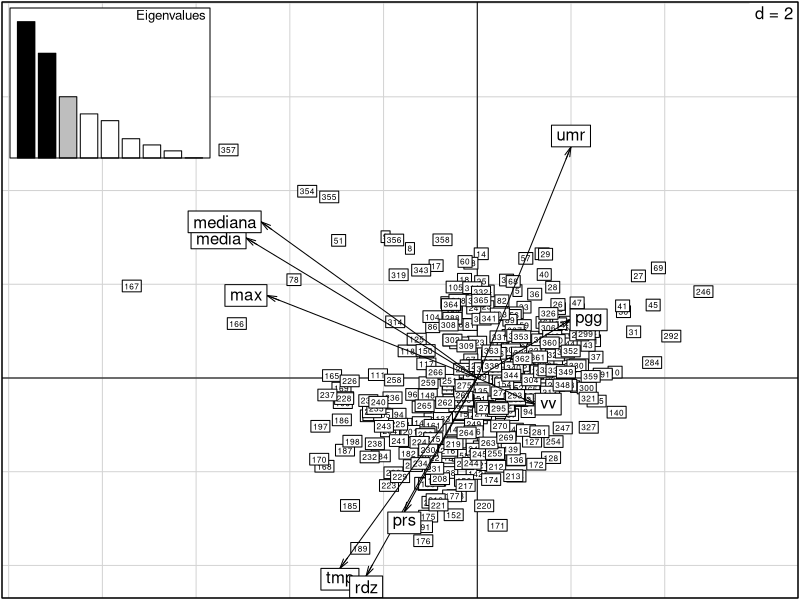
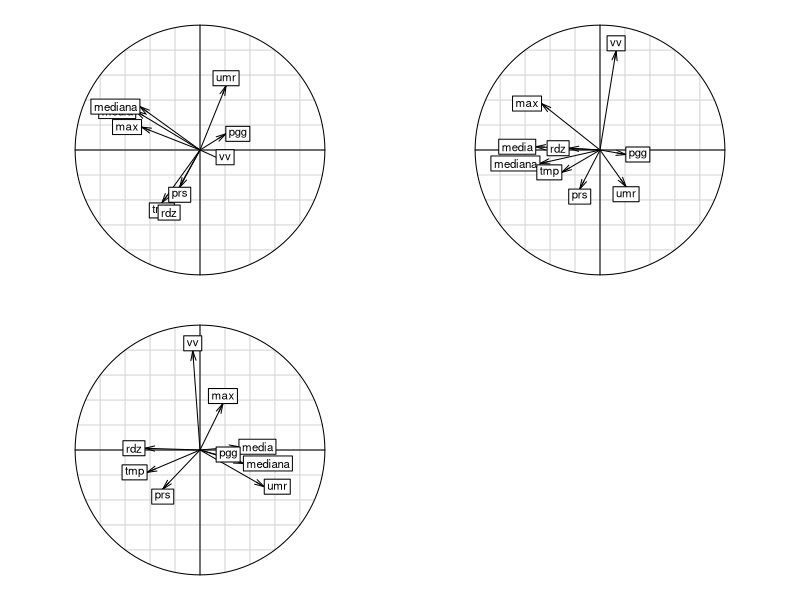
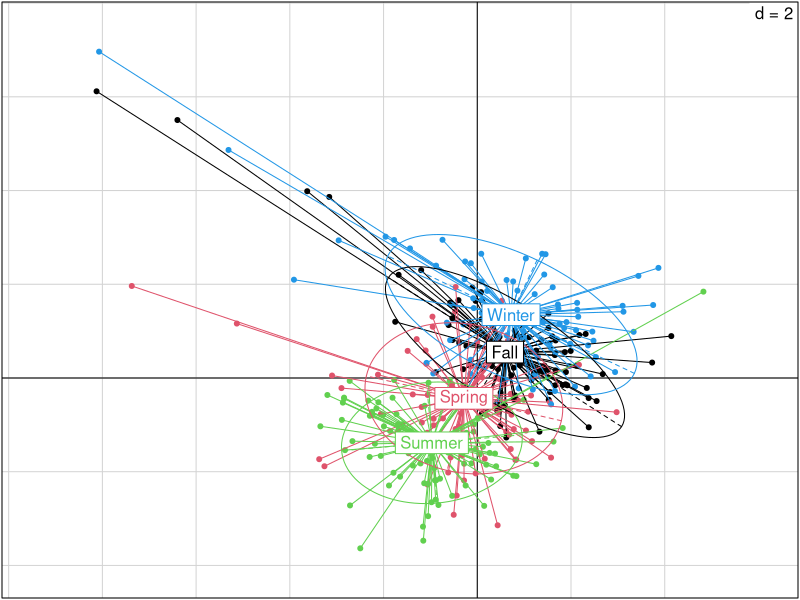
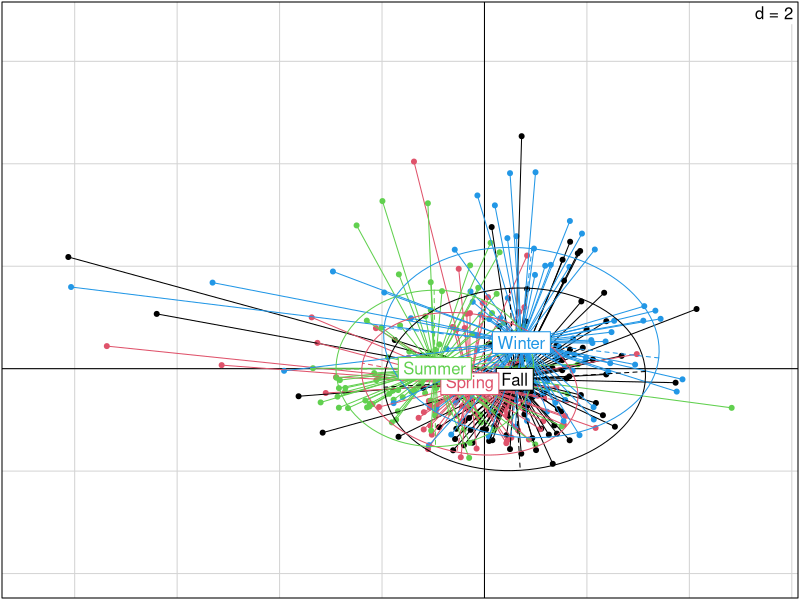
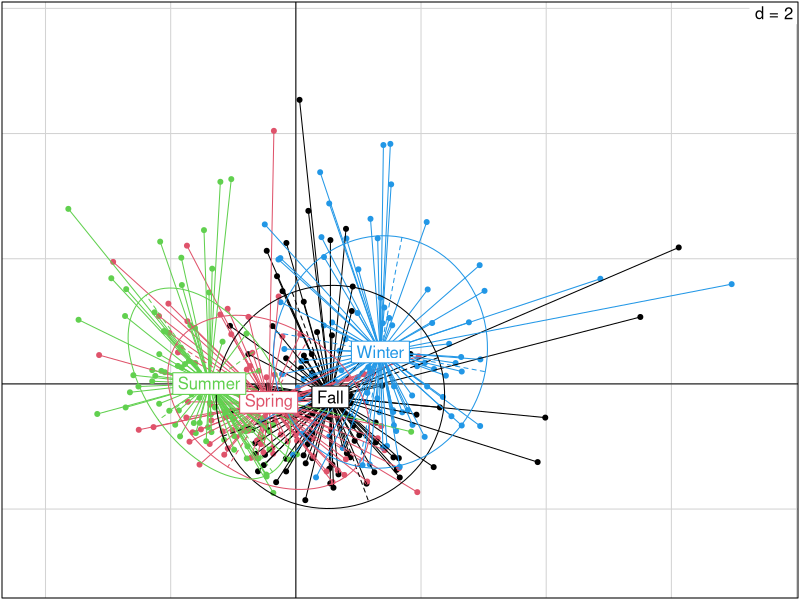
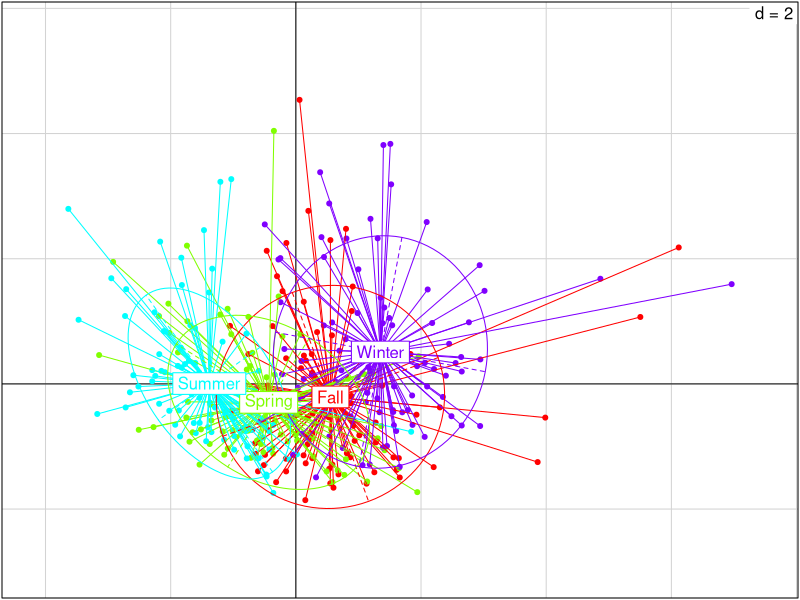
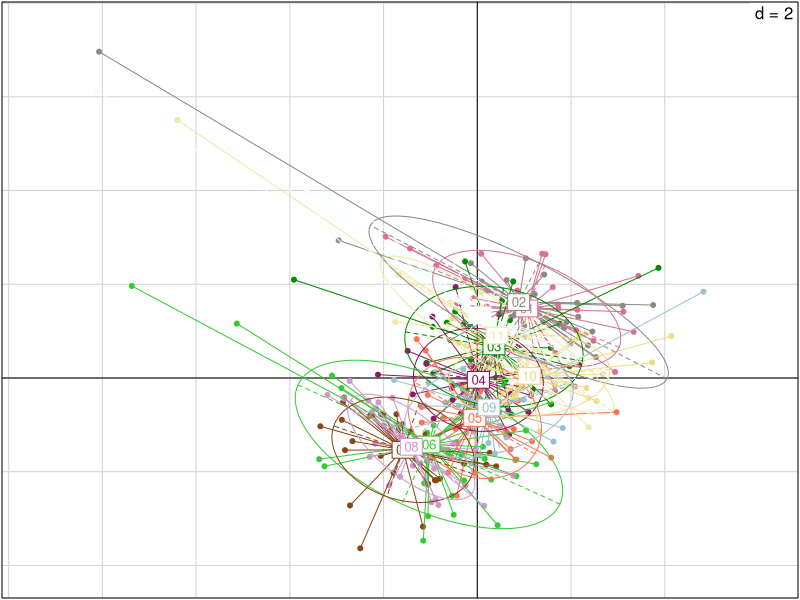
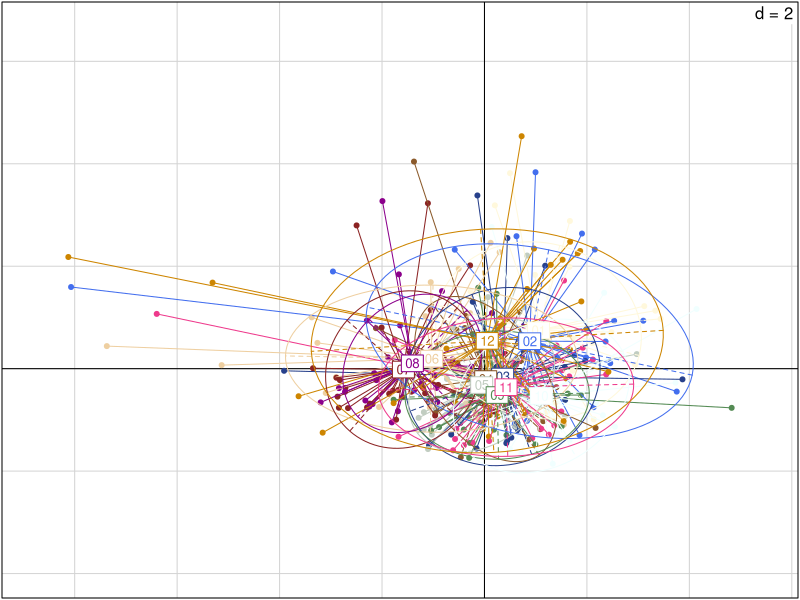

Recreate these plots in R, in order. (Note: this script raises an error after producing the figures.)
#setto la WD ----
pm10 <- read.csv2("data/pm2010.csv", dec = ".")

#questo è un pacchetto di pacchetti. Contiene molti pacchetti utili :-)
install.packages("tidyverse")

library(tidyr)
#creO variabile per anno, giorno, mese
pm10_a <- separate(pm10, col = "data", into = c("anno","mese","giorno"), sep = "-")

pm10_a$mese2 <- as.numeric(pm10_a$mese)

str(pm10_a)        

pm10_a$mese2


pm10_a$giorno2 <- as.numeric(pm10_a$giorno)
str(pm10_a)
# stagioni: primavera (21-03 / 20-06), estate (21-06/22-09), autunno (23-09 /21-12)
# inverno(22-12/20-03)

#divido in stagioni ----
getSeason <- function(DATES) {
  WS <- as.Date("2010-12-22", format = "%Y-%m-%d") # Winter Solstice
  SE <- as.Date("2010-3-21",  format = "%Y-%m-%d") # Spring Equinox
  SS <- as.Date("2010-6-21",  format = "%Y-%m-%d") # Summer Solstice
  FE <- as.Date("2010-9-23",  format = "%Y-%m-%d") # Fall Equinox
  d <- as.Date(strftime(DATES, format="2010-%m-%d"))
  
  ifelse (d >= WS | d < SE, "Winter",
          ifelse (d >= SE & d < SS, "Spring",
                  ifelse (d >= SS & d < FE, "Summer", "Fall")))
}


k <- getSeason(pm10$data)



pm10_a$Stagione<- k

table(pm10_a$Stagione)


summary(pm10_a)

### PCA ANALYSIS ----
require(ade4)
names(pm10_a)

#estraggo da pm10 solo le variabili numeriche da inserire nella PCA escludendo giorno mese e anno che sono da considerarsi factors
data_pca <- pm10_a[,c(1:9)]

# con nf = 3 gli stò dicendo di tenere tre assi
pcapm <- dudi.pca(data_pca, scannf = FALSE, nf = 3)

#faccio il biplot, cos'è clab.row?
# clab.row serve a gestire la grandezza dei quadratini delle osservazioni
# clab.col invece controlla le variabili
scatter(pcapm, clab.row = 0.5)


#valori dei punteggi per le variabili
pcapm$c1

# CARATTERIZZIAMO GLI ASSI
# se vedi come ci si aspetta mediana media e max stanno insieme perchè sono molto correlati e vanno tutti sulla prima componente
# sulla seconda ci vanno i fattori ambientali tmp, umr, rdz, pgg e prs. Solo che tmp, prs e rdz hanno correlazione negativa rispetto
# a umr  e pgg [pgg è al limite. ha un punteggio abbastanza basso]
# sulla terza si prende tutto il vento

#cerchio di correlazione, i punteggi delle varibili sono plottati su una circonferenza di raggio unitario
par(mfrow = c(2,2))
s.corcircle(pcapm$c1, xax = 1, yax = 2) #plotto prima e seconda
s.corcircle(pcapm$c1, xax = 1, yax = 3) #plotto prima e terza
s.corcircle(pcapm$c1, xax = 2, yax = 3) #plotto seconda e terza

#calcolo gli autovalori
pcapm$eig / sum(pcapm$eig) 

#calcolo la somma cumilata degli autovalori
cumsum(pcapm$eig / sum(pcapm$eig)) # con i primi tre assi spiego circa il 70% che non è male


# da cosa lo capisci??? perchè il 3° dice 0.71?
# gli autovalori corrispondono alla quantità di variabilità spiegata lungo quella direzione (autovettore)
# se divido ogni singolo autovalore per la somma di tutti gli autovalori (riga 80) ottengo la % che ogni 
#singola componente spiega. Facendo la somma cumulata (riga 83) non faccio altro che:
# 1c , 1c + 2c, 1c + 2c + 3c. La somma di tutte chiaramente mi darà 100 (o meglio 1)
# quindi in questo modo io so che tenedo le prime tre componenti io riesco a vedere il 71% dell'informazione presente
#nel mio dataset

#vediamo adesso come si comportano le variabili qualitative - lascio a te l'interpretazione!!!!!!
# PCA STAGIONE ----
par(mfrow= c(1,1))
s.class(pcapm$li, factor(pm10_a$Stagione), xax = 1, yax = 2, col = c(1,2,3,4)) 
s.class(pcapm$li, factor(pm10_a$Stagione), xax = 1, yax = 3, col = c(1,2,3,4))
s.class(pcapm$li, factor(pm10_a$Stagione), xax = 2, yax = 3, col = c(1,2,3,4))



s.class(pcapm$li, factor(pm10_a$Stagione), xax = 2, yax = 3, col = rainbow(4)) #se volessi usare la funzione rainbow

#un modo carino per selezionare i colori
color = grDevices::colors()[grep('gr(a|e)y', grDevices::colors(), invert = T)]

# questo comando crea un oggetto che si chiama color che contiene tutti e 433 i colori base di R escluse le scale di grigio
# poi basta fare col = sample(color, n) all'intero di una funzione che usa come argument col
# dove n è il numero di colori che devi utilizzare

#alternativa se 433 colori sono troppi
library(RColorBrewer)
qual_col_pals = brewer.pal.info[brewer.pal.info$category == 'qual',]
col_vector = unlist(mapply(brewer.pal, qual_col_pals$maxcolors, rownames(qual_col_pals)))
# questa funzione produce un vettore di 74 colori

# Interpretazione (la devi fare tu), stai attenta! :
# 1 - come si dispongono le ellissi rispetto alle tre componenti? 
# 2 - ci sono delle direzioni in cui la variazione è più evodente e altre invece dove non sembra esserci?
# 3 - cosa rappresentano le tre componenti?
# 4 - l'asse maggiore delle ellissi su che componente si allinea?
# 5 - che cosa mi racconta quindi il grafico?


#facile dire la devi fare tu gne gne gne gne XD alloraaaa( sto rosicando che l'avevo
#già fatta ma cambiando computer ho fatto un panico... dunque)
# rispondo alle domande per stagioni:

# 1) le ellissi praticamente si sovrappongono rispetto alle componenti, in particolare
# le componenti 1 e 3 , mentre sono trasversali tra 1 e 2 
# 2) se per variazione intendi i picchi, in inverno c'è variazione
# 3) le tre componenti sono la 1a la concentrazione del pm10 la 2a le variabili ambientali, la 3a la velocità del vento
# 4) l'asse maggiore è parallelo alla componente che rappresenta la concentrazione
# 5) essendo così tutte attaccate mi sa che il fattore stagione posso anche non cagarlo
# posso invece indagare su st'inverno che esce fuori dagli schemi no??






# attenta mese ha 12 livelli come factor non 4 come le stagioni se usi solo 4 colori non vedi gli altri mesi
# approfitto per usare la funzione che hai usato prima 

par(mfrow = c(1,1))
s.class(pcapm$li, factor(pm10_a$mese), xax = 1, yax = 2, col = sample(color, 12), clabel = 0.8)
s.class(pcapm$li, factor(pm10_a$mese), xax = 1, yax = 3, col = sample(color, 12), clabel = 0.8)
s.class(pcapm$li, factor(pm10_a$mese), xax = 2, yax = 3, col = sample(color, 12), clabel = 0.8)

# GIORNO ----
# chiaramente dal giorno ci capisci poco perchè stai mischiando periodi diversi dell'anno e la natura se ne frega che è il
# primo o il trenta del mese
s.class(pcapm$li, factor(pm10_a$giorno), xax = 1, yax = 2,col = sample(color, 31))
s.class(pcapm$li, factor(pm10_a$giorno), xax = 1, yax = 3,col = sample(color, 31))
s.class(pcapm$li, factor(pm10_a$giorno), xax = 2, yax = 3,col = sample(color, 31))

# direi che a questo punto non mi interessa per niente il fattore giorno e mese,
# perche già con la stagione ho abbastanza livelli non aggiungo ulteriore confusione al tutto

#DIREZIONE DEL VENTO ----
s.class(pcapm$li, factor(pm10_a$dv), xax = 1, yax = 2, col = sample(col_vector, nlevels(pm10$dv)))
s.class(pcapm$li, factor(pm10_a$dv), xax = 1, yax = 3, col = sample(col_vector, nlevels(pm10$dv)))
s.class(pcapm$li, factor(pm10_a$dv), xax = 2, yax = 3, col = sample(col_vector, nlevels(pm10$dv)))


s.class(pcapm$li, factor(pm10_a$dv), xax = 1, yax = 2, col = rainbow(nlevels(pm10$dv)),clabel = .8)
s.class(pcapm$li, factor(pm10_a$dv), xax = 1, yax = 3, col = rainbow(nlevels(pm10$dv)))
s.class(pcapm$li, factor(pm10_a$dv), xax = 2, yax = 3, col = rainbow(nlevels(pm10$dv)))


# ARI-DOMANDE
# 1) le ellissi sono sempre accozzagliate l'una sull'altra rispetto alle componenti
# 2) mi sembra che il vento da sudest ha sempre sti picchi malefici che escono dagli schemi
# 3) le componenti sono sempre le stesse
# 4) l'asse maggiore sta sempre sulla concentrazione di pm10
# 5) anche qui stanno tutte una sull'altra non ci sta niente di "eclatante" apparte i picchi di vento 
# da sudest

# fatti le stesse domande che ti ho scritto prima


# HILL-SMITH ----




#### HILLSMITH SU DATI ----

data_hills<-(pm10_a[,1:10])
data_hills$stagione<-pm10_a$Stagione


str(data_hills)
data_hills$stagione<-as.factor(data_hills$stagione)
dd1 <- dudi.hillsmith(data_hills, scannf = FALSE, nf = 3)
par(mfrow = c(1,1))

scatter(dd1, clab.row = 0.5, posieig = "bottom")

# perchè lo scatter sta a fanculo in alto?
# stavi pensando a cosa rappresentano i valori della hills e quali sono le 
# componenti principali in questo caso...
dd1$c1

par(mfrow=c(1,1))
s.corcircle(dd1$c1, xax = 1, yax = 2) #plotto prima e seconda
s.corcircle(dd1$c1, xax = 1, yax = 3) #plotto prima e terza
s.corcircle(dd1$c1, xax = 2, yax = 3) #plotto seconda e terza


dd1$eig/sum(dd1$eig) 
cumsum(dd1$eig/sum(dd1$eig))


# quindi aggiungendo la stagione  e la dv e facendo la hills 
# i 3 assi mi perdono quantità di informazione e spiegano quasi il 50% dei dati.


# ma sopratutto ora che so che:
# media mediana e max sono super correlate, quindi mi conviene tenerne una sola
# tmp,rdz,prs sono inversamente prop all'umidità e che la pioggia sta a se
#velocità del vento va per fatti suoi e tira i miei dati
# d'inverno ho dei picchi particolari che non so se hanno valenza
# e mi sembra che la direzione NW può avere una valenza 




# provo a vedere sta velocità del vento che problemi ha 


hist(pm10_a$vv)

plot(pm10_a$media~pm10_a$vv,col="2",pch="20")
boxplot(pm10_a$vv)

#faccio un modello di regressione multipla con tutto dentro
modvv<-lm(vv~.,data=data_hills)
summary(modvv)
# la vv del vento con la direzione nord fa sempre vedere qualcosa
# per me c'è qualcosa sotto, dice che sono significative 
# umr,pgg,prs



names(data_hills)

corr<-cor(data_hills[,1:9])
summary(corr)

# potresti cominciare a fare una bella regressione multipla per vedere se le variabile che hai spiegano la conc di pm10
# poi commentiamo meglio magari su skype!!!!

### REGRESSIONE MULTIPLA ----
# mod 1 tutto dentro

mod1<-lm(media~.,data=data_hills)
summary(mod1)
plot(mod1)
qqnorm(mod1$residuals)
qqline(mod1$residuals,col=2)


mod1s=step(mod1,direction="both")
summary(mod1s)
plot(mod1s)

# mod 2 media+massima


mod2<-lm(media~tmp+max+vv+dv+rdz+pgg+umr+prs+stagione,data=data_hills)
summary(mod2)
# l'r2 sembra buono qui 0.83

par(mfrow=c(1,1))
par(mfrow = c(2,2))

plot(mod2)
# mi sembra che ci siano dei valori anomali, 48 334 e 50 
# per  residual vs fitted: la nuvola c'è  ed è abbastanza compatta e non proprio del tutto centrata e c'è una 
# lieve nello smooth ...che dovrebbe essere al centro, andando così in alto mi fa pensare a qualcosa di logaritmico
# magari sto a di una cazzata magari no...è la pioggia?)
# nel normal q-q sembrano nomarli sempre eccetto quei due tre valori anomali
# negli standardizzati/fitted c'è sempre una bella nuvola ma c'è sempre questa 
# retta che sembra un logaritmo..quindi direi che non sono omoschedastici, altrimenti dovrebbe essere
# dritta la retta 
# nella leverage è palese che i valori sono oltre la distanza di cook quindi qualcosa mi influenza il tutto
# mi viene da dire che nemmeno questo va bene 


par(mfrow)
mod2s=step(mod2,direction="both")
summary(mod2s)
plot(mod2s)
# anche con la stepwise ho problemi nei residui, i valori anomali sono sempre gli stessi
# qui si vede nella leverage un "distacco in due nuvole" non so se ha un significato o meno

qqnorm(mod2s$residuals)
qqline(mod2s$residual, col=2)

# mod 3 max + mediana
mod3<-lm(max~tmp+mediana+vv+dv+rdz+pgg+umr+prs+stagione,data=data_hills)
summary(mod3)
# anche qui l' r2 è buono 0.73

plot(mod3)
# per il residual vs fitted qui va un pò meglio
# i valori anomali qui sono 335, 78, 48
# il normal qq un pò peggio 
# mentre finalmente non ho più eteroschedasticità con la leverage
# cook rimane sempre un pò un panico


mod3s=step(mod3,direction="both")
summary(mod3s)
plot(mod3s)
# pure con la stepwise mi sembra che più o meno siamo li...

qqnorm(mod3s$residuals)
qqline(mod3s$residuals,col=2)

# mod 4 mediana

mod4<-lm(mediana~tmp+vv+dv+rdz+pgg+umr+prs+stagione,data=data_hills)
summary (mod4)
plot(mod4)

mod4s=step(mod4,direction="both")
summary(mod4s)
plot(mod4s)
# r2 bassino e valori anomali 335,334,50
# i residui hanno uno smooth inverso a quello dei modelli prima

# mod 5 media

mod5<-lm(media~tmp+vv+dv+rdz+pgg+umr+prs+stagione,data=data_hills)
summary(mod5)           
plot(mod5)           

mod5s=step(mod5,direction="both")
summary(mod5s)
plot(mod5s)
# anchce qui r2 basso, e residui inversi con valori anomali 335,334,50

# mod 6 max 

mod6<-lm(max~tmp+vv+dv+rdz+pgg+umr+prs+stagione,data=data_hills)     
summary(mod6)
plot(mod6)

mod6s=step(mod6,direction="both")
summary(mod6s)
plot(mod6s)

# dai residui qui abbiamo 78 50 e 335 che sono anomali
# smooth sempre inverso a quello di prima con un'inclinazione specifica.

# se dovessi scegliere un modello sceglierei il 3° perchè ha un buon r2 e non mi
# sembra messo malissimo con i residui...
# ma sicuro non ho capito nulla e mi redarguirai per bene ps. lo so che mi odi
